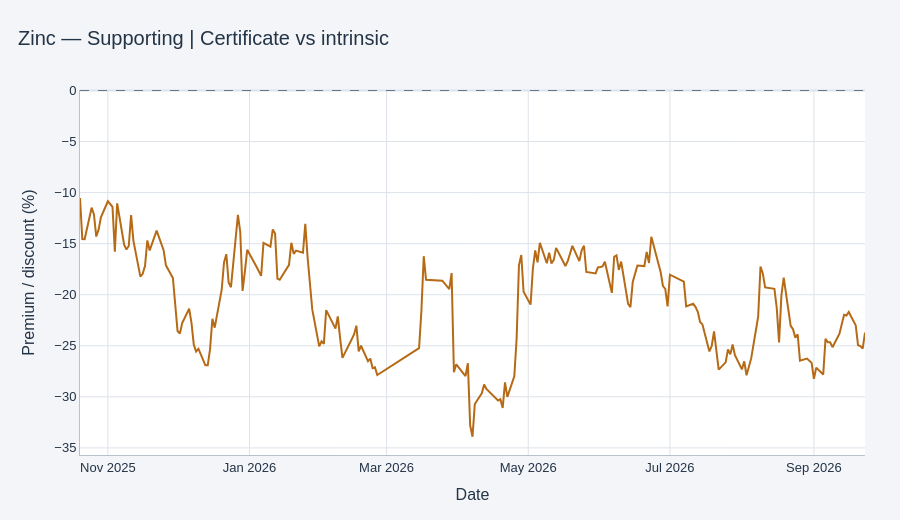

Notebook cell for this chart:
### Markdown cell above
## Supporting result: certificate vs intrinsic

Intrinsic reference = LME cash USD/kg × USD/IRR. This is a separate comparison, not the primary certificate-to-physical bubble.

### Code cell
figures[1].show(config=PLOTLY_CONFIG)

### Figure 1 — Plotly figure (JSON) as saved in the notebook; plotly's stock layout.template omitted (floating-point values rounded to 4 significant figures; data arrays with more than 128 entries replaced by an {"elided": "..."} marker saying what was removed)
{"data": [{"connectgaps": false, "hovertemplate": "%{x|%Y-%m-%d}<br>%{y:.2f}%<extra></extra>", "line": {"color": "#B66A16", "width": 2}, "mode": "lines", "name": "Supporting | Certificate vs intrinsic", "type": "scatter", "x": {"elided": "213 str values"}, "y": {"elided": "213 float values"}}], "layout": {"autosize": true, "font": {"color": "#243447", "family": "Arial, Tahoma, sans-serif", "size": 13}, "height": 520, "hoverlabel": {"bgcolor": "#FFFFFF", "font": {"color": "#243447"}}, "hovermode": "x unified", "margin": {"b": 65, "l": 80, "r": 35, "t": 90}, "paper_bgcolor": "#F3F5F8", "plot_bgcolor": "#FFFFFF", "shapes": [{"line": {"color": "#687787", "dash": "dash", "width": 1}, "type": "line", "x0": 0, "x1": 1, "xref": "x domain", "y0": 0, "y1": 0, "yref": "y"}], "title": {"font": {"size": 20}, "text": "Zinc — Supporting | Certificate vs intrinsic", "x": 0.02, "xanchor": "left"}, "xaxis": {"automargin": true, "gridcolor": "#DDE3EA", "linecolor": "#B8C2CC", "showgrid": true, "title": {"text": "Date"}, "zerolinecolor": "#DDE3EA"}, "yaxis": {"automargin": true, "gridcolor": "#DDE3EA", "linecolor": "#B8C2CC", "showgrid": true, "title": {"text": "Premium / discount (%)"}, "zerolinecolor": "#DDE3EA"}}}
